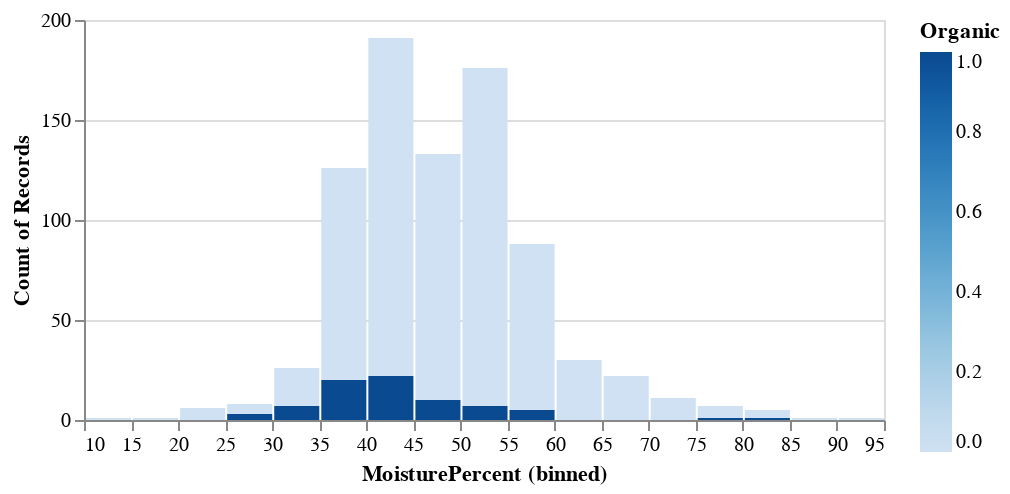

This figure's notebook cell:
### Markdown cell above
#### Data distribution among numerical columns ####

### Code cell
(alt.Chart(non_null_df).mark_bar().encode(alt.X('MoisturePercent:Q',
                                                  bin=alt.Bin(maxbins=30)),
                                            alt.Y('count()'),
                                           alt.Color('Organic')).properties(width=400,height=200))

### Figure 1 — Vega-Lite specification as saved in the notebook (floating-point values rounded to 4 significant figures; data arrays with more than 128 entries replaced by an {"elided": "..."} marker saying what was removed)
{"config": {"view": {"continuousWidth": 400, "continuousHeight": 300}}, "data": {"name": "data-8fc53ca251e9a9b7df403d8fa0d23dea"}, "mark": "bar", "encoding": {"color": {"type": "quantitative", "field": "Organic"}, "x": {"type": "quantitative", "bin": {"maxbins": 30}, "field": "MoisturePercent"}, "y": {"type": "quantitative", "aggregate": "count"}}, "height": 200, "width": 400, "$schema": "https://vega.github.io/schema/vega-lite/v4.8.1.json", "datasets": {"data-8fc53ca251e9a9b7df403d8fa0d23dea": {"elided": "833 records"}}}
